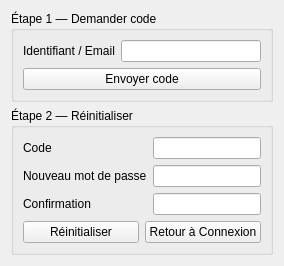
          <widget class="QWidget" name="tabMotPasseOublie">
           <attribute name="title">
            <string>Mot de passe oublié</string>
           </attribute>
           <layout class="QVBoxLayout" name="vertical_mdp_oublie">
            <item>
             <widget class="QGroupBox" name="groupFPStep1">
              <property name="title">
               <string>Étape 1 — Demander code</string>
              </property>
              <layout class="QFormLayout" name="formFP1">
               <item row="0" column="0">
                <widget class="QLabel" name="label_user_email_fp">
                 <property name="text">
                  <string>Identifiant / Email</string>
                 </property>
                </widget>
               </item>
               <item row="0" column="1">
                <widget class="QLineEdit" name="line_user_email_fp" />
               </item>
               <item row="1" column="0" colspan="2">
                <widget class="QPushButton" name="btnEnvoyerCode">
                 <property name="text">
                  <string>Envoyer code</string>
                 </property>
                </widget>
               </item>
              </layout>
             </widget>
            </item>
            <item>
             <widget class="QGroupBox" name="groupFPStep2">
              <property name="title">
               <string>Étape 2 — Réinitialiser</string>
              </property>
              <layout class="QFormLayout" name="formFP2">
               <item row="0" column="0">
                <widget class="QLabel" name="label_code_fp">
                 <property name="text">
                  <string>Code</string>
                 </property>
                </widget>
               </item>
               <item row="0" column="1">
                <widget class="QLineEdit" name="line_code_fp" />
               </item>
               <item row="1" column="0">
                <widget class="QLabel" name="label_newpass_fp">
                 <property name="text">
                  <string>Nouveau mot de passe</string>
                 </property>
                </widget>
               </item>
               <item row="1" column="1">
                <widget class="QLineEdit" name="line_newpass_fp">
                 <property name="echoMode">
                  <enum>QLineEdit::Password</enum>
                 </property>
                </widget>
               </item>
               <item row="2" column="0">
                <widget class="QLabel" name="label_confirm_fp">
                 <property name="text">
                  <string>Confirmation</string>
                 </property>
                </widget>
               </item>
               <item row="2" column="1">
                <widget class="QLineEdit" name="line_confirm_fp">
                 <property name="echoMode">
                  <enum>QLineEdit::Password</enum>
                 </property>
                </widget>
               </item>
               <item row="3" column="0" colspan="2">
                <layout class="QHBoxLayout" name="hButtons_mdp">
                 <item>
                  <widget class="QPushButton" name="btnResetPassword">
                   <property name="text">
                    <string>Réinitialiser</string>
                   </property>
                  </widget>
                 </item>
                 <item>
                  <widget class="QPushButton" name="btnBackToLogin">
                   <property name="text">
                    <string>Retour à Connexion</string>
                   </property>
                  </widget>
                 </item>
                </layout>
               </item>
              </layout>
             </widget>
            </item>
           </layout>
          </widget>
